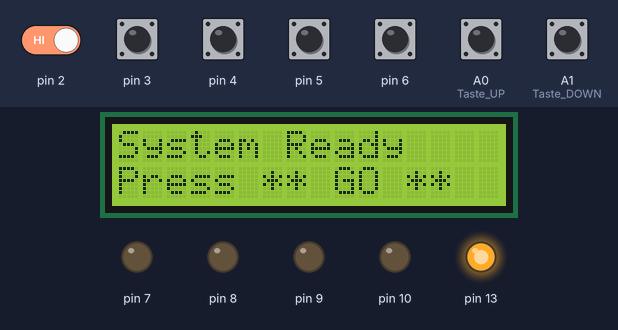
Bench run of a sketch on a simulated Arduino Uno, built with avr-gcc and run on an emulated ATmega328P. Shown: 16×2 character LCD, output pins drawn as LEDs (lit = HIGH). Dashed ring = blinking. The test bench sets the inputs (shaded band); at power-on: A0 (Taste_UP), A1 (Taste_DOWN), pin 2–6 HIGH. What the sketch prints to the serial monitor is not drawn.

Above: at 3.5 s.
3.6 s: pin 4 pulled LOW for 0.15 s
At 4.8 s:
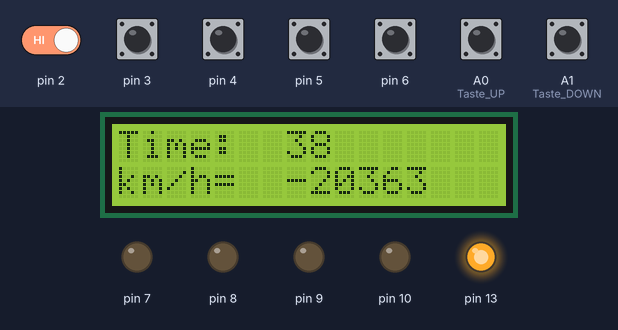
5.5 s: pin 5 pulled LOW for 0.15 s
At 6.1 s:
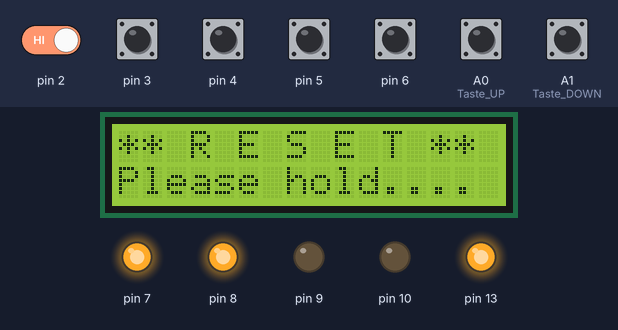
8.6 s: pin 2 driven LOW and pin 4 driven LOW
At 9.9 s:
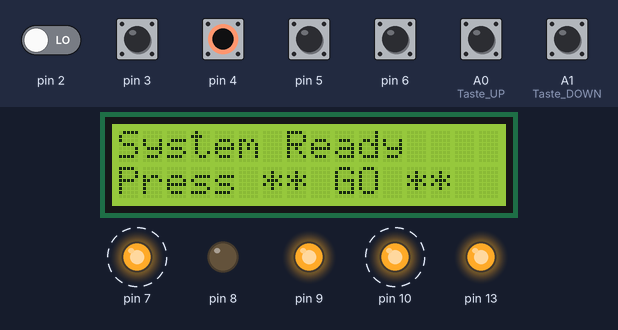
11.6 s: pin 2 driven HIGH
At 12.12 s:
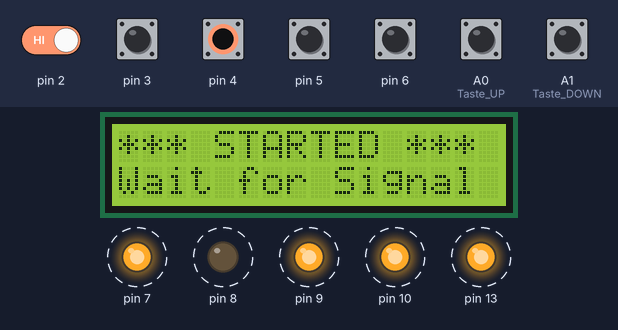
13.4 s: pin 3 pulled LOW for 1 s
At 14.81 s:
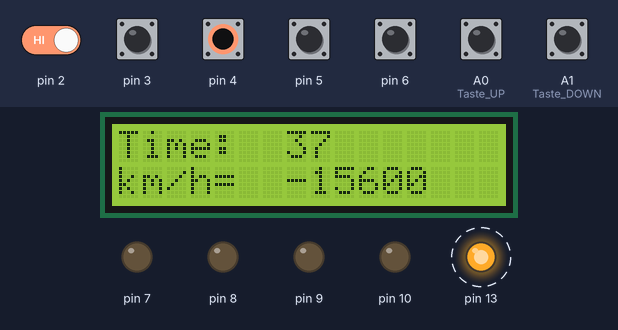
15.9 s: pin 2 driven LOW
At 16.22 s:
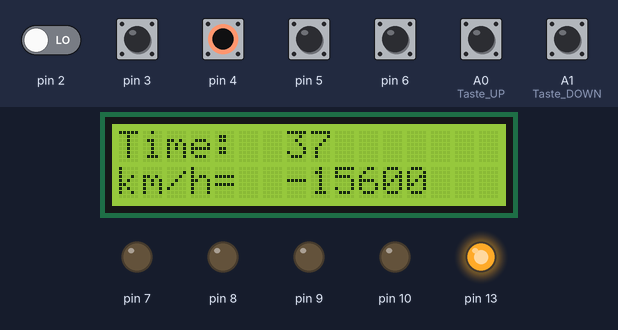
Timing chart, 0 to 19.9 s (numbered marks = the images above; inputs shaded):
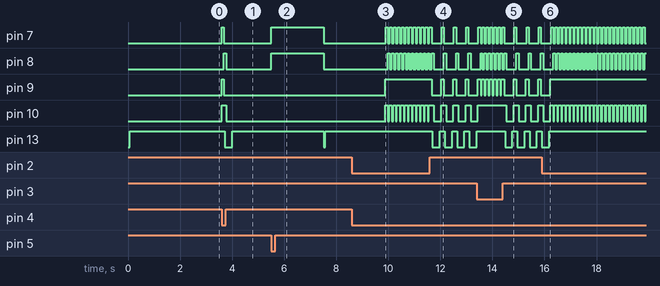

The sketch:

TrainSpeedo_v1_0.ino
```cpp
int Version = 2;

/*
  Trainspeed calculator.

  This uses 2 inputs from IR LED / IR receivers and measures the speed of a train over a certain track length

  Note on the inputs :   The IR receivers will switch the corresponding inputs to GND when they detect IR light
                           so these must be triggered on  "HIGH"  value (meaning a train is blocking the path between
                           IR LED (sender) and IR  transistor (receiver).   However, the push buttons will switch on
                           negative  (connectin to ground) because of having the pullup resistors enabled.  This
                           avoids having to solder in  pull-down resistors on all these channels.

--COMMUNICATION
  D0 =  serial comm
  D1 =  serial comm

--INPUTS.
  D2 =  IR sensor 1  (int 0)     -- PULLUP !!
  D3 =  IR sensor 2  (int 1)     -- PULLUP !!
  D4 =  Start measuring (armed)  -- PULLUP !!
  D5 =  Reset to zero            -- PULLUP !!
  D6 =  Settings menu            -- PULLUP !!
  A0 =  Setting UP               -- PULLUP !!
  A1 =  Setting DOWN             -- PULLUP !!

--OUTPUTS
  D7 =  StandBy / Ready LED (blue)
  D8 =  Busy LED  (blinking)
  D9 =  IR LED 1
  D10 = IR LED 2
  D11 = LCD RS
  D12 = LCD ENable
  D13=  Power LED  (red)
  A2  = LCD D4
  A3  = LCD D5
  A4  = LCD D6
  A5  = LCD D7

 */

/* speed conversion formulas

-- a train in scale 1:X  takes  Y seconds  to run   Z   cm of track
=> his scale speed is    Z / Y       cm/sec
=> he runs               Z/(100*y)   m/sec
1 m/sec corresponds to 3600 m per hour
this equals 3,6 km per hour
==>  his scale speed is then     Z *  3,6  /  (100 * y)   km/h
1 cm on scale 1:X   would be     X cm in the real world
==>   The train's converted  "real" speed is  then expressed by the formula
         X * Z * 3,6 / (100 * Y)    km/h

An example  =    train in scale 1:87  does   3 meters (300 cm)  in  20 seconds
==>  his speed is   (87 * 300 *  3,6 / (100 * 20 )  =  93960 / 2000 = 47  km/h

On the Arduino, we measure the time difference in milliseconds.   (time / 1000)
Conclusion: the formula =
      SpeedKmh =  3.6 * Scale * Length / (100 * Delta/1000 )

The example  :
     SpeedKmh = 3.6 * 87 * 300 / (100 * 20000 / 1000 ) = 93960 / 2000 = 47 km/h
*/

//  Libraries and  declarations
#include <LiquidCrystal.h>
#include <EEPROM.h>


// GLOBAL PROGRAM VARIABLES
int Length = 4;              // default 1 meter = 4x10 cm  -- will read from eeprom
int Scale  =  160;             // default N scale  1:160      -- will read from eeprom
int SpeedKmh = 0;             // calculated speed in km per hour
int Conversion = 0;           // conversion factor based on EEprom values
int Trigger_RL = 0;           // 0=no motion   1=Left triggered     2=right triggered
int MenuStep = 0;             // Menu step 0=none  1= scale  2 = Speed
unsigned long Start  = 0;     // milliseconds at start
unsigned long Finish = 0;     // milliseconds at end
unsigned long Delta= 0;       // timed milliseconds
unsigned long RealKmh = 0;
boolean Running = false;      // measurement ongoing
boolean Armed   = false;      // not ready
boolean Sensor1On = false;    // enable or disable IR sensor 1 (left)
boolean Sensor2On = false;    // enable or disable IR sensor 2 (right)
boolean MenuMode = false;      // enable or disable menu mode

// TMO
int Taste_DOWN = A1;
int Taste_UP   = A0;

// initialize the library with the numbers of the interface pins
LiquidCrystal LCD(12, 11, A2, A3, A4, A5);
           //     RS  EN  D4  D5  D6  D7


void setup() {
  pinMode(13,OUTPUT);

  pinMode(A2,OUTPUT);
  pinMode(A3,OUTPUT);
  pinMode(A4,OUTPUT);
  pinMode(A5,OUTPUT);

  digitalWrite(13,HIGH);
  Serial.begin(9600);
  Serial.println("Initializing");
  Serial.print("Version  3.");Serial.println(Version);
  // set up the LCD's number of columns and rows:
  Serial.println("Setup LCD");
  digitalWrite(13,LOW);
  LCD.begin(16, 2);
  LCD.display();
  LCD.clear();
 digitalWrite(13,HIGH);
 // Print a message to the LCD.
  LCD.clear();LCD.print("Train Speedo");
  delay(1000);
  // read scale and track length from EEPROM
  Serial.println("Retrieve EEPROM data");
  Length = EEPROM.read(1);  // max 255 = 2550 cm = 25,5 meters
  Serial.print("Measuring track length in dm = ");Serial.println(Length);
  Scale  = EEPROM.read(2);
  Serial.print("Measuring scale = 1:");Serial.println(Scale);
  Serial.println("Establishing Calculating conversion factor");
  Serial.println("dm/ms -> km/h  =   3,6 x distance(dm) x scale(S) / Time(mSec) ");
  RealKmh=3.6 *Scale * 20 / 200;
  SpeedKmh=int(RealKmh);
  Serial.print("36 x "); Serial.print(Scale); Serial.println(" x 20 / 2000");
  Serial.println(RealKmh);
  Serial.println(SpeedKmh);
  //
  LCD.clear();LCD.print("Initializing");delay(500);
  Serial.println("Setting Output channels");
  pinMode(7,OUTPUT);
  pinMode(8,OUTPUT);
  pinMode(9,OUTPUT);
  pinMode(10,OUTPUT);
  pinMode(11,OUTPUT);
  pinMode(12,OUTPUT);

  Serial.println("Setting Output channels and enabling internal Pull Up resistors");
  pinMode(2 ,INPUT_PULLUP);
  pinMode(3 ,INPUT_PULLUP);
  pinMode(4 ,INPUT_PULLUP);
  pinMode(5 ,INPUT_PULLUP);
  pinMode(6 ,INPUT_PULLUP);
  pinMode(A0,INPUT_PULLUP);
  pinMode(A1,INPUT_PULLUP);
  Serial.println("Attaching interrupts");
//  attachInterrupt(0, LeftDetect, RISING);
//  attachInterrupt(1, RightDetect, RISING);
  Serial.println("Setting variables");
  Armed=false;
  Running=false;
  Sensor1On=false;
  Sensor2On=false;
  MenuMode=false;
  LCD.clear();LCD.print("Starting");delay(500);
  digitalWrite( 7,LOW);
  digitalWrite( 8,LOW);
  digitalWrite( 9,LOW);
  digitalWrite(10,LOW);
  digitalWrite(13,HIGH);
  LCD.clear();
  LCD.setCursor(0,0);LCD.write("System Ready");
  LCD.setCursor(0,1);LCD.write("Press ** GO ** ");
  Serial.println("Initialisation OK");
  Serial.println("Press  START  button to initiate measurement ");

}

////////////////////////////////////////////////////////////////////////////////////////////
//  MAIN ROUTINE
////////////////////////////////////////////////////////////////////////////////////////////


// the loop routine runs over and over again forever:
void loop()

{

//  if system is armed, check for passage at either IR detectors
if (Armed) // run this only when a measurement is requested
  {digitalWrite(7,HIGH);digitalWrite(8,LOW);
   if (digitalRead( 2))   // Sensor 1
    {LeftStart();goto EndLoop;}
   if (digitalRead( 3))    // Sensor 2
    {RightStart();goto EndLoop;}   }

//  if system is measuring, check for passage at either IR detectors
if (Running) // run this only when a measurement is ongoing
  {digitalWrite(7,LOW);digitalWrite(8,HIGH);
   if (digitalRead( 2) && Sensor1On) {LeftStop();goto EndLoop;}    // Sensor 1
   if (digitalRead( 3) && Sensor2On) {RightStop();goto EndLoop;} } // Sensor 2

// reset and request  buttons
if (!digitalRead( 5)) {ResetSystem();goto EndLoop;}                 // Reset
if (!digitalRead( 4) && !Armed ) {ArmSystem(); goto EndLoop;}       // Activate

//  menu for setting distance and scale
if (!digitalRead( 6))    // MENU Select
  {Serial.println("D6  to ground");
   MenuMode=true;
   ProcessMenu();
   goto EndLoop;}

if (!digitalRead(A0)) {Serial.println("A0  to ground");}   // MENU +
if (!digitalRead(A1)) {Serial.println("A1  to ground");}   // MENU -


EndLoop:   // resume from start
DoNothing();

}

/////////////////////////////////////////////////////////////////////////////////
//  Set all variables and arm the system
/////////////////////////////////////////////////////////////////////////////////
void ArmSystem()
{ Serial.println("D4  to ground");
  Serial.println("System armed");
  Trigger_RL  = 0;
  Armed       = true;
  Running     = false;
  Serial.println("Setting IR LEDs");
  digitalWrite(9,HIGH);
  digitalWrite(10,HIGH);
  Serial.println("Setting Status LEDs");
  digitalWrite(13,HIGH);  // power
  digitalWrite( 7,HIGH);  // armed
  digitalWrite( 8,LOW );  // busy}
  Serial.println("Setting sensors");
  Sensor1On = true;
  Sensor2On = true;
  Start  = 0;
  Finish = 0;
  Delta  = 0;
  LCD.clear();
  LCD.setCursor(0,0);LCD.write("*** STARTED ***");
  LCD.setCursor(0,1);LCD.write("Wait for Signal");
 }

/////////////////////////////////////////////////////////////////////////////////
//  Reset system
/////////////////////////////////////////////////////////////////////////////////
void ResetSystem()
{ Serial.println("System Reset");
  digitalWrite(13,HIGH);  // power
  digitalWrite( 7,HIGH );  // armed
  digitalWrite( 8,HIGH );  // busy
  LCD.clear();
  LCD.setCursor(0,0);LCD.write("** R E S E T **");
  LCD.setCursor(0,1);LCD.write("Please hold....");
  Trigger_RL  = 0;
  Armed       = false;
  Running     = false;
  Serial.println("Resetting IR LEDs");
  digitalWrite(9,LOW);
  digitalWrite(10,LOW);
  Serial.println("Setting Status LEDs");
  Serial.println("Setting sensors");
  Sensor1On = false;
  Sensor2On = false;
  Start  = 0;
  Finish = 0;
  Delta  = 0;
  delay(2000);
  LCD.clear();
  LCD.setCursor(0,0);LCD.write("System Ready");
  LCD.setCursor(0,1);LCD.write("Press ** GO ** ");
  digitalWrite(13,HIGH);  // power
  digitalWrite( 7,LOW );  // armed
  digitalWrite( 8,LOW );  // busy
  // soft reset
  asm volatile ("  jmp 0");

}


/////////////////////////////////////////////////////////////////////////////////
//  LeftStart   interrupt routine   on pin  D2  - IRQ 0
/////////////////////////////////////////////////////////////////////////////////
void LeftStart()
{ // left sensor linked to  IR  LED 1
  Serial.println("D2  to ground");
  Serial.println("LeftStart triggered");
  Trigger_RL=1;
  Serial.println("Disabling left sensor 1");
  Sensor1On = false;
  Sensor2On = true;
  Armed=false;
  Running=true;
  digitalWrite(7,LOW);
  digitalWrite(8,HIGH);

  digitalWrite(9,LOW);
  digitalWrite(10,HIGH);

  Start  = millis();
  Finish = 0;
  Delta  = 0;
  LCD.clear();
  LCD.setCursor(0,0);LCD.write("STARTED LEFT");
  LCD.setCursor(0,1);LCD.write("Measuring....");

}


/////////////////////////////////////////////////////////////////////////////////
//  RightStart   interrupt routine   on pin  D3  - IRQ 1
/////////////////////////////////////////////////////////////////////////////////
void RightStart()
{ // right sensor linked to  IR  LED 1
  Serial.println("D3  to ground");
  Serial.println("RightStart triggered");
  Trigger_RL=2;
  Serial.println("Disabling right sensor 2");
  Sensor1On = true;
  Sensor2On = false;
  Armed=false;
  Running=true;
  digitalWrite(7,LOW);
  digitalWrite(8,HIGH);
  digitalWrite(10,LOW);
  digitalWrite(9,HIGH);

  Start  = millis();
  Finish = 0;
  Delta  = 0;
  LCD.clear();
  LCD.setCursor(0,0);LCD.write("STARTED RIGHT");
  LCD.setCursor(0,1);LCD.write("Measuring....");
}


/////////////////////////////////////////////////////////////////////////////////
//  RightStop   interrupt routine   on pin  D3  - IRQ 1
/////////////////////////////////////////////////////////////////////////////////
void RightStop()
{ // right sensor linked to  IR  LED 2
  LCD.setCursor(0,1);LCD.write("STOPPED");
  Serial.println("D3  to ground");
  Serial.println("RightStop triggered");
  Finish = millis();
  CalculateSpeed();
}

/////////////////////////////////////////////////////////////////////////////////
//  LeftStop   interrupt routine   on pin  D2  - IRQ 0
/////////////////////////////////////////////////////////////////////////////////
void LeftStop()
{ // right sensor linked to  IR  LED 1
  LCD.setCursor(0,1);LCD.write("STOPPED");
  Serial.println("D2  to ground");
  Serial.println("LeftStop triggered");
  Finish = millis();
  CalculateSpeed();
}


/////////////////////////////////////////////////////////////////////////////////
//  CalculateSpeed()
/////////////////////////////////////////////////////////////////////////////////
void CalculateSpeed()
{
  unsigned long  snel=0;

  digitalWrite(13,LOW);
  Serial.println("Disabling both sensors");
  Sensor1On = false;
  Sensor2On = false;
  Serial.println("Setting system variables");
  Trigger_RL=0;
  Armed=false;
  Running=false;
  digitalWrite( 7,LOW);
  digitalWrite( 8,LOW);
  digitalWrite( 9,LOW);
  digitalWrite(10,LOW);
  Serial.println("Calculating");
  Delta    = Finish-Start;      //elaopsed times in milliseconds.
  RealKmh  = 360 * Length;       Serial.print("Step 1 - 3,6 * Length   : ");Serial.println(RealKmh);
  RealKmh  = RealKmh * Scale;    Serial.print("Step 2 - speed * Scale  : ");Serial.println(RealKmh);
  RealKmh  = RealKmh / Delta;    Serial.print("Step 3 - speed /Delta   : ");Serial.println(RealKmh);
  SpeedKmh = int(RealKmh);
  snel= 360 * Length * Scale / Delta ;  Serial.print ("Alternate : ");Serial.println(int(snel));

  Serial.println("Displaying");
  LCD.clear();
  LCD.setCursor(0,0);LCD.write("Time:");
  LCD.setCursor(7,0);LCD.print(Delta);
  LCD.setCursor(0,1);LCD.write("km/h=");
  LCD.setCursor(7,1);LCD.print(SpeedKmh);
  Serial.print("Length = ");Serial.print(Length);Serial.println(" dm");
  Serial.print("Time   = ");Serial.print(Delta);Serial.println(" mSec");
  Serial.print("Scale  = ");Serial.print(Scale);Serial.println(" factor");
  Serial.print("Km/h   = ");Serial.print(SpeedKmh);Serial.println(" km/h");
  digitalWrite(13,HIGH);
}

/////////////////////////////////////////////////////////////////////////////////
//  ProcessMenu
/////////////////////////////////////////////////////////////////////////////////
void ProcessMenu()
{
//  at first  push, enter menu mode 1  (set scale)
//  at second push, enter menu mode 2  (set length)
//  at third  push, enter menu mode 3  (save or cancel)
//  at fourth push, enter menu mode 0  (stop)

int tmpScale =  Scale;
int tmpLength = Length;
boolean Pressed = false;
boolean Accept = false;

MenuMode=true;
MenuStep=1;

        Serial.print("Select Scale :");Serial.println(tmpScale);
        LCD.clear();
        LCD.setCursor(0,0);LCD.write("Scale : ");
        LCD.setCursor(10,0);LCD.print(tmpScale);
        delay(500);
        // check for buttons and act
        Pressed=false;
        do {if ( !digitalRead(6))  {Pressed=true;delay(500);}
            if ( !digitalRead(Taste_DOWN))
                     {delay(200);tmpScale=tmpScale+1;
                      if(tmpScale>240) {tmpScale=240;}
                      Serial.println(tmpScale);
                      LCD.setCursor(10,0);LCD.write("     ");LCD.setCursor(10,0);LCD.print(tmpScale);}
            if ( !digitalRead(Taste_UP))
                     {delay(200);tmpScale=tmpScale-1;
                      if(tmpScale<1)   {tmpScale=1;}
                      Serial.println(tmpScale);
                      LCD.setCursor(10,0);LCD.write("     ");LCD.setCursor(10,0);LCD.print(tmpScale);}
           } while (!Pressed);


        Serial.print("Select Length :");Serial.println(tmpLength);
        LCD.setCursor(0,1);LCD.write("Length : ");
        LCD.setCursor(10,1);LCD.print(tmpLength);
        // check for buttons and act
        delay(500);
        Pressed=false;
        do {if ( !digitalRead(6))  {Pressed=true;delay(500);}
            if ( !digitalRead(Taste_DOWN))
             {delay(200);tmpLength=tmpLength+1;
              if(tmpLength>200) {tmpLength=200;}
              Serial.println(tmpLength);
              LCD.setCursor(10,1);LCD.write("     ");LCD.setCursor(10,1);LCD.print(tmpLength);}
            if ( !digitalRead(Taste_UP))
              {delay(200);tmpLength=tmpLength-1;
               if(tmpLength<1)   {tmpLength=1;}
               Serial.println(tmpLength);
               LCD.setCursor(10,1);LCD.write("     ");LCD.setCursor(10,1);LCD.print(tmpLength);}
           } while (!Pressed);
           delay(500);

        Serial.print("Confirm or Cancel :");Serial.println("Y/N");
        Accept=true;
        LCD.clear();
        LCD.setCursor(1,0);LCD.write("Action : ");
        LCD.setCursor(1,10);LCD.write("ACCEPT");
        // check for buttons and act
        delay(500);
        Pressed=false;
        Serial.println("Accept");
        do {if ( !digitalRead(6))  {Pressed=true;delay(500);}
            if ( !digitalRead(Taste_DOWN)) {Accept=!Accept;delay(200);
                   if (Accept)
                       {LCD.setCursor(1,10);LCD.write("ACCEPT");Serial.println("Accept");}
                   else
                       {LCD.setCursor(1,10);LCD.write("REJECT");Serial.println("Reject");}}
            if ( !digitalRead(Taste_UP)) {Accept=!Accept;delay(200);
                   if (Accept)
                       {LCD.setCursor(1,10);LCD.write("ACCEPT");Serial.println("Accept");}
                   else
                       {LCD.setCursor(1,10);LCD.write("REJECT");Serial.println("Reject");}}
           } while (!Pressed);
        if (Accept) {// save to EEPROM and update memory.
          Serial.println("Writing values to memory and udpating ");
          Length=tmpLength;EEPROM.write(1,int(Length));
          Scale=tmpScale;EEPROM.write(2,Scale);}
          LCD.clear();
          LCD.setCursor(0,0);LCD.write("System Ready");
          LCD.setCursor(0,1);LCD.write("Press ** GO **");
          Serial.println("Done saving values.  ready for next action");

}


/////////////////////////////////////////////////////////////////////////////////
//  DoNothing
/////////////////////////////////////////////////////////////////////////////////
void DoNothing()
{ /// absolutely NUTTIN'
}
```

Measured:
- after the input at 3.6 s, pin 7, pin 9: LOW → HIGH at once, → LOW 0.08 s later; pin 8: LOW → HIGH after 0.08 s, → LOW 0.09 s later; pin 10: LOW → HIGH at once, → LOW 0.17 s later; pin 13: HIGH → LOW after 0.12 s, → HIGH 0.28 s later; the display: first changes at once (image 1 shows a later state)
- after the input at 5.5 s, pin 7, pin 8: LOW → HIGH at once, → LOW 2.0 s later; pin 13: HIGH → LOW after 2.0 s, → HIGH 0.06 s later; the display: changes at once (image 2)
- after the input at 8.6 s, pin 7: alternates HIGH for 0.08 s and LOW for 0.07 s, starting after 1.3 s; pin 8: alternates HIGH for 0.07 s and LOW for 0.08 s, starting after 1.4 s; pin 9: LOW → HIGH after 1.3 s; pin 10: alternates HIGH for 0.11 s and LOW for 0.05 s, starting after 1.3 s
- after the input at 11.6 s, pin 7: alternates HIGH for 0.08 s and LOW for 0.39 s, starting after 0.45 s; pin 8: alternates HIGH for 0.09 s and LOW for 0.38 s, starting after 0.53 s
- after the input at 13.4 s, the display: first differs from a run without the input after 0.15 s (image 5 shows a later state)
- after the input at 15.9 s, pin 7: alternates HIGH for 0.08 s and LOW for 0.07 s, starting after 0.51 s; pin 9, pin 13: goes on until 16.2 s, then stays HIGH
